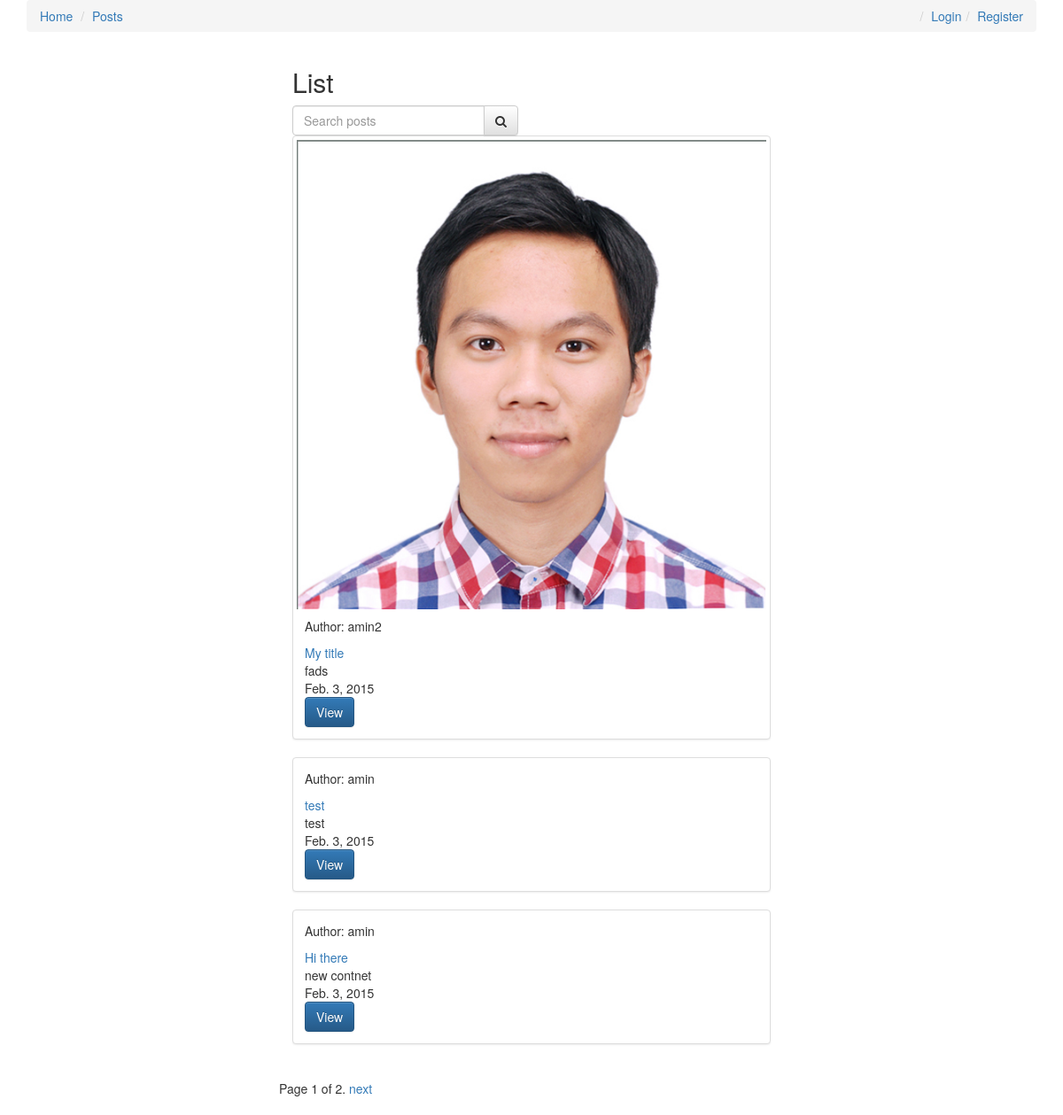
The page / on the database its author committed.
### posts/models.py (models this page shows, shortened)
class Post(models.Model):
	user = models.ForeignKey(settings.AUTH_USER_MODEL, default=1)
	title = models.CharField(max_length=120)
	slug = models.SlugField(unique=True)
	image = models.ImageField(upload_to=upload_location, null=True, blank=True, width_field="width_field", height_field="height_field")
	height_field = models.IntegerField(default=0)
	width_field = models.IntegerField(default=0)
	content = models.TextField()
	draft = models.BooleanField(default=False)
	publish = models.DateField(auto_now=False, auto_now_add=False)
	update = models.DateTimeField(auto_now = True, auto_now_add=False)
	timestamp = models.DateTimeField(auto_now=False, auto_now_add=True)
	read_time = models.TimeField(null=True, blank=True)
	objects = PostManager()
	def get_absolute_url(self):
		return reverse('posts:detail', kwargs = {'slug': self.slug })
	class Meta:
		ordering = ['-id', '-timestamp', '-update']
	def get_markdown(self):
		content = self.content
		return mark_safe(markdown(content))

### posts/views.py (the view, shortened to what this page needs)
# urls.py: url(r'^$', post_list, name='list'),
def post_list(request):
	queryset_list = Post.objects.all().order_by("-timestamp")
	query = request.GET.get("q")
	paginator = Paginator(queryset_list, 3) # Show 25 contacts per page
	page_request_var = "hello"
	page = request.GET.get(page_request_var)
	try:
		queryset = paginator.page(page)
	except PageNotAnInteger:
		queryset = paginator.page(1)
	except EmptyPage:
		queryset = paginator.page(paginator.num_pages)
	context = {
			"object_list": queryset,
			"title": "List",
			"page_request_var": page_request_var,
		}
	return render(request, 'post_list.html', context)

### posts/models.py (called while the page is built)
	def all(self, *args, **kwargs):
		return super(PostManager, self).filter(draft=False).filter(publish__lte=timezone.now())

### posts/templates/post_list.html (shortened to what this page needs)
{% extends 'base.html' %} {% block content %}
<div class="col-sm-6 col-sm-offset-3">
    <h2>{{title}}</h2>
    <form action="" class="row">
        <div class="col-sm-6">
            <div class="input-group">
                <input class="form-control" type="text" name="q" placeholder="Search posts" value="{{ request.GET.q}}">
                <span class="input-group-btn">
                    <button class="btn btn-default" type="submit"><i class="fa fa-search"></i></button>
                </span>
            </div>
        </div>
    </form>
    <div class="row">
        {% for i in object_list %}
        <div class="col-sm-12">
            <div class="thumbnail">
                {% if i.image %}
                <img src="{{i.image.url}}" alt="" class="img-responsive"> {% endif %}
                <div class="caption post-detail-item">
                    {% if i.user.get_full_name %}
                    <p>Author: {{ i.user.get_full_name }}</p>
                    {% else %}
                    <p>Author: {{ i.user }}</p>
                    {% endif %}
                    <a href="{{ i.get_absolute_url }}">{{ i.title}}</a>
                    <div class="content-markdown">{{ i.content | truncatechars:120 }}</div>
                    <div>{{ i.publish }}</div>
                    <a href="{{ i.get_absolute_url }}" class="btn btn-primary" role="button">View</a>
                </div>
            </div>
        </div>
        {% endfor %}
        <div class="pagination">
            <span class="step-links">
        <span class="current">
            Page {{ object_list.number }} of {{ object_list.paginator.num_pages }}.
        </span> {% if object_list.has_next %}
            <a href="?{{ page_request_var }}={{ object_list.next_page_number }}{% if request.GET.q %}&q={{ request.GET.q }}{% endif %}">next</a> {% endif %}
            </span>
        </div>
    </div>
</div>
{% endblock %}

### rows shown on the page
Post: image (picture), user "amin2", title "My title", content "fads", publish "Feb. 3, 2015"
Post: user "amin", title "test", content "test", publish "Feb. 3, 2015"
Post: user "amin", title "Hi there", content "new contnet", publish "Feb. 3, 2015"

### other values the page prints
{{ title }} "List"
{{ object_list.number }} "1"
{{ object_list.paginator.num_pages }} "2"
